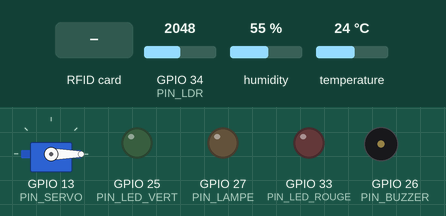
This sketch was run on a simulated ESP32. Shown: servo, output pins drawn as LEDs (lit = HIGH), buzzer (waves = sounding, pin HIGH). The inputs (shaded band) are chosen by the test bench; at power-on: GPIO 34 (PIN_LDR) = 2048, humidity 55 %, temperature 24 °C. WiFi joins after 1.5 s; servers stay silent unless stated; uploads are accepted with an empty reply; what the sketch prints to the serial monitor is not drawn.

Above: at 2.7 s.
2.8 s: RFID card 00 00 00 00 held to the reader
At 4.5 s:
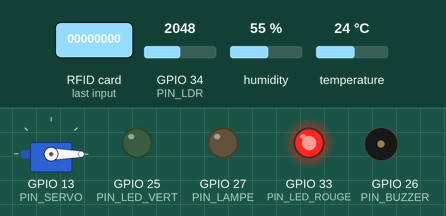
6.3 s: GPIO 34 (PIN_LDR) set to 861
8.1 s: GPIO 34 (PIN_LDR) set to 767
At 10.0 s:
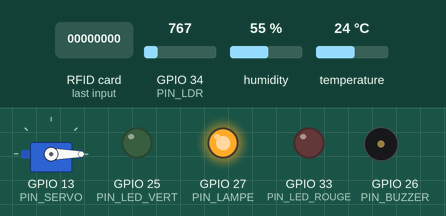
10.3 s: RFID card 35 4F 35 03 held to the reader
At 11.9 s:
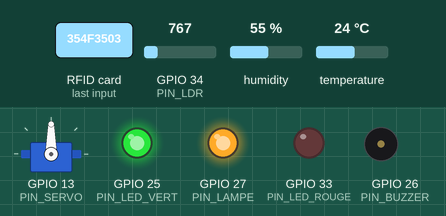
16.8 s: RFID card 5E 7A 19 C4 held to the reader
At 18.5 s:
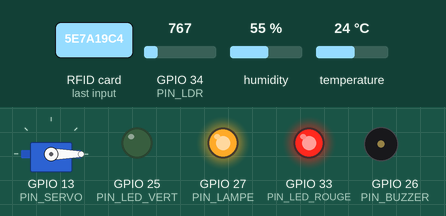
Timing chart, 0 to 20.3 s (numbered marks = the images above; inputs shaded):
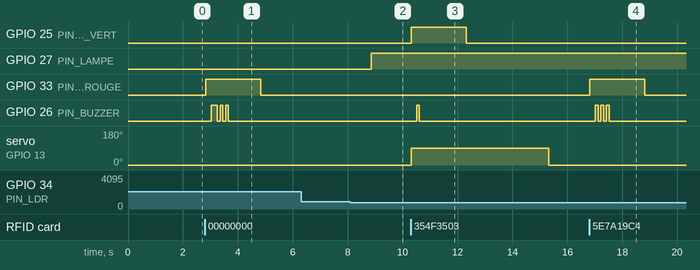

Measured:
- the behaviour switches between 800 and 799 on GPIO 34 (PIN_LDR) (found by bisection; images 1 and 2)
- after the input at 2.8 s, GPIO 33 (PIN_LED_ROUGE): LOW → HIGH at once, → LOW 2.0 s later; GPIO 26 (PIN_BUZZER): LOW → HIGH after 0.22 s, then repeats every 0.20 s: LOW 0.10 s, HIGH 0.10 s, until it stays LOW from 3.7 s
- after the input at 6.3 s, every drawn part: stays the same
- after the input at 8.1 s, GPIO 27 (PIN_LAMPE): LOW → HIGH after 0.76 s
- after the input at 10.3 s, GPIO 25 (PIN_LED_VERT): LOW → HIGH at once, → LOW 2.0 s later; GPIO 26 (PIN_BUZZER): LOW → HIGH after 0.21 s, → LOW 0.10 s later; servo on GPIO 13 (PIN_SERVO): 0° → 90° at once, → 0° 5.0 s later
- after the input at 16.8 s, GPIO 33 (PIN_LED_ROUGE): LOW → HIGH at once, → LOW 2.0 s later; GPIO 26 (PIN_BUZZER): alternates HIGH for 0.10 s and LOW for 0.10 s, 6 changes in all, then stays LOW, starting after 0.21 s

The sketch:

maison_connectee.ino
```cpp
/*
  Maison connectée - ESP32S NodeMCU - Étape 2 : ordres du site, lampe auto, liste de badges
  Météo : DHT11 (P4) + photorésistance GL5528 (P34)
  Accès : RFID RC522 (P5, P18, P19, P23, P22) + servo (P13)
  Lampe : P27 (LED ou module relais)
  Alerte : buzzer actif (P26)
  Indicateurs : LED verte (P25) + LED rouge (P33)

  Bibliothèques à installer :
   - MFRC522 (par GithubCommunity)
   - DHT sensor library (par Adafruit) + Adafruit Unified Sensor
   - ESP32Servo (par Kevin Harrington)
  Carte à choisir : "ESP32 Dev Module"
*/

#include <WiFi.h>
#include <HTTPClient.h>
#include <WiFiClientSecure.h>
#include <SPI.h>
#include <MFRC522.h>
#include <DHT.h>
#include <ESP32Servo.h>

// ---------- Wi-Fi et serveur ----------
const char* WIFI_SSID     = "AL-AMINE";
const char* WIFI_PASSWORD = "00000000";

// Test local : "http://192.168.1.100:3000"
// En ligne   : "https://mon-site.onrender.com"
const char* SERVER_URL = "http://192.168.1.100:3000";

#define TIMEOUT_HTTP_MS 2000

// ---------- Broches ----------
#define PIN_SS        5
#define PIN_RST       22
#define PIN_DHT       4
#define PIN_LDR       34
#define PIN_SERVO     13
#define PIN_LAMPE     27
#define PIN_BUZZER    26
#define PIN_LED_VERT  25
#define PIN_LED_ROUGE 33

// ---------- Réglages ----------
#define LAMPE_NIVEAU_ON      HIGH     // mettez LOW si votre module relais s'active à l'état bas
#define SEUIL_ALLUMER        800      // lampe auto : allumer sous cette valeur
#define SEUIL_ETEINDRE       1500     // lampe auto : éteindre au-dessus de cette valeur
#define SEUIL_NUIT           800
#define ANGLE_FERME          0
#define ANGLE_OUVERT         90
#define DUREE_OUVERTURE_MS   5000
#define INTERVALLE_LDR_MS    1000
#define INTERVALLE_METEO_MS  60000
#define INTERVALLE_ORDRES_MS 3000
#define INTERVALLE_BADGES_MS 45000
#define INTERVALLE_RETRY_MS  10000    // attente après un échec serveur
#define DUREE_LED_MS         2000
#define NB_REFUS_ALARME      3
#define FENETRE_REFUS_MS     60000
#define DUREE_ALARME_MS      10000
#define MAX_BADGES           50

// Liste de secours, utilisée tant que la liste du serveur n'a pas été téléchargée
const char* BADGES_SECOURS[] = { "35 4F 35 03" };
const int NB_BADGES_SECOURS = sizeof(BADGES_SECOURS) / sizeof(BADGES_SECOURS[0]);

// ---------- Objets ----------
MFRC522 rfid(PIN_SS, PIN_RST);
DHT dht(PIN_DHT, DHT11);
Servo servo;

// ---------- Variables d'état ----------
// Porte
unsigned long tOuverture = 0;
bool porteOuverte = false;

// LED
unsigned long tLed = 0;
bool ledActive = false;

// Buzzer non bloquant
int bipsRestants = 0;
int bipDureeMs = 100;
int bipPauseMs = 80;
bool buzzerAllume = false;
unsigned long tBuzzer = 0;

// Alarme (3 refus)
bool alarmeActive = false;
unsigned long tAlarmeDebut = 0;
int nbRefus = 0;
unsigned long tPremierRefus = 0;

// Lampe
String modeLampe = "auto";              // "auto", "on" ou "off" (donné par le site)
bool lampeAllumee = false;
int lumiere = 0;
unsigned long tLdr = 0;

// Serveur
unsigned long tMeteo = 0;
unsigned long tOrdres = 0;
unsigned long tBadges = 0;
unsigned long delaiOrdres = INTERVALLE_ORDRES_MS;
unsigned long delaiBadges = 0;

// Liste des badges gardée en mémoire
String listeBadges[MAX_BADGES];
int nbBadges = 0;
bool listeTelechargee = false;

// ---------- Wi-Fi ----------
void connecterWiFi(unsigned long timeoutMs) {
  Serial.print("Connexion a ");
  Serial.println(WIFI_SSID);
  WiFi.mode(WIFI_STA);
  WiFi.setAutoReconnect(true);
  WiFi.begin(WIFI_SSID, WIFI_PASSWORD);

  unsigned long debut = millis();
  while (WiFi.status() != WL_CONNECTED && millis() - debut < timeoutMs) {
    delay(500);
    Serial.print(".");
  }
  Serial.println();
  if (WiFi.status() == WL_CONNECTED) {
    Serial.print("WiFi connecte ! IP : ");
    Serial.println(WiFi.localIP());
  } else {
    Serial.println("WiFi indisponible : mode local (la porte fonctionne quand meme)");
  }
}

// Requête GET ou POST. Renvoie le code HTTP (ou -1). Le corps de la réponse va dans *reponse.
int requete(bool post, const char* route, const String& json, String* reponse) {
  if (WiFi.status() != WL_CONNECTED) return -1;

  String url = String(SERVER_URL) + route;
  WiFiClient clientSimple;
  WiFiClientSecure clientSecurise;
  HTTPClient http;

  bool ok;
  if (url.startsWith("https")) {
    clientSecurise.setInsecure();
    ok = http.begin(clientSecurise, url);
  } else {
    ok = http.begin(clientSimple, url);
  }
  if (!ok) return -1;

  http.setConnectTimeout(TIMEOUT_HTTP_MS);
  http.setTimeout(TIMEOUT_HTTP_MS);

  int code;
  if (post) {
    http.addHeader("Content-Type", "application/json");
    code = http.POST(json);
  } else {
    code = http.GET();
  }

  if (code == 200 && reponse) *reponse = http.getString();
  if (code != 200) Serial.printf("Erreur %s %s -> %d\n", post ? "POST" : "GET", route, code);
  http.end();
  return code;
}

// ---------- Buzzer non bloquant ----------
void demarrerBips(int nombre, int dureeMs, int pauseMs) {
  bipsRestants = nombre;
  bipDureeMs = dureeMs;
  bipPauseMs = pauseMs;
  buzzerAllume = false;
  tBuzzer = millis() - pauseMs;
}

void gererBuzzer() {
  unsigned long maintenant = millis();

  if (alarmeActive) {
    if (maintenant - tAlarmeDebut >= DUREE_ALARME_MS) {
      alarmeActive = false;
      digitalWrite(PIN_BUZZER, LOW);
      buzzerAllume = false;
    } else if (maintenant - tBuzzer >= 300) {
      tBuzzer = maintenant;
      buzzerAllume = !buzzerAllume;
      digitalWrite(PIN_BUZZER, buzzerAllume);
    }
    return;
  }

  if (bipsRestants > 0 || buzzerAllume) {
    if (!buzzerAllume && maintenant - tBuzzer >= (unsigned long)bipPauseMs) {
      digitalWrite(PIN_BUZZER, HIGH);
      buzzerAllume = true;
      tBuzzer = maintenant;
    } else if (buzzerAllume && maintenant - tBuzzer >= (unsigned long)bipDureeMs) {
      digitalWrite(PIN_BUZZER, LOW);
      buzzerAllume = false;
      bipsRestants--;
      tBuzzer = maintenant;
    }
  }
}

// ---------- LED ----------
void allumerLed(int pin) {
  digitalWrite(PIN_LED_VERT, LOW);
  digitalWrite(PIN_LED_ROUGE, LOW);
  digitalWrite(pin, HIGH);
  tLed = millis();
  ledActive = true;
}

void gererLed() {
  if (ledActive && millis() - tLed >= DUREE_LED_MS) {
    digitalWrite(PIN_LED_VERT, LOW);
    digitalWrite(PIN_LED_ROUGE, LOW);
    ledActive = false;
  }
}

// ---------- Lampe ----------
void commanderLampe(bool allumer) {
  lampeAllumee = allumer;
  digitalWrite(PIN_LAMPE, allumer ? LAMPE_NIVEAU_ON : !LAMPE_NIVEAU_ON);
}

void gererLampe() {
  if (millis() - tLdr < INTERVALLE_LDR_MS) return;
  tLdr = millis();
  lumiere = analogRead(PIN_LDR);

  bool voulu = lampeAllumee;
  if (modeLampe == "on") {
    voulu = true;
  } else if (modeLampe == "off") {
    voulu = false;
  } else {                                      // automatique avec deux seuils (hystérésis)
    if (lumiere < SEUIL_ALLUMER) voulu = true;
    else if (lumiere > SEUIL_ETEINDRE) voulu = false;
  }

  if (voulu != lampeAllumee) {
    commanderLampe(voulu);
    Serial.printf("Lampe %s (mode %s, luminosite %d)\n",
                  voulu ? "ALLUMEE" : "ETEINTE", modeLampe.c_str(), lumiere);
  }
}

// ---------- Badges ----------
String lireUID() {
  String uid = "";
  for (byte i = 0; i < rfid.uid.size; i++) {
    if (rfid.uid.uidByte[i] < 0x10) uid += "0";
    uid += String(rfid.uid.uidByte[i], HEX);
    if (i < rfid.uid.size - 1) uid += " ";
  }
  uid.toUpperCase();
  return uid;
}

bool badgeAutorise(const String& uid) {
  if (!listeTelechargee) {                      // pas encore de liste du serveur : liste de secours
    for (int i = 0; i < NB_BADGES_SECOURS; i++) {
      if (uid.equalsIgnoreCase(BADGES_SECOURS[i])) return true;
    }
    return false;
  }
  for (int i = 0; i < nbBadges; i++) {
    if (uid.equalsIgnoreCase(listeBadges[i])) return true;
  }
  return false;
}

// Réponse attendue : {"badges":["35 4F 35 03","AA BB CC DD"]}
bool lireListeBadges(const String& corps) {
  int debut = corps.indexOf('[');
  int fin = corps.indexOf(']');
  if (debut < 0 || fin < debut) return false;

  int n = 0;
  int pos = debut;
  while (n < MAX_BADGES) {
    int a = corps.indexOf('"', pos);
    if (a < 0 || a > fin) break;
    int b = corps.indexOf('"', a + 1);
    if (b < 0 || b > fin) break;
    listeBadges[n++] = corps.substring(a + 1, b);
    pos = b + 1;
  }
  nbBadges = n;
  listeTelechargee = true;
  return true;
}

bool telechargerBadges() {
  String corps;
  if (requete(false, "/api/badges-actifs", "", &corps) != 200) return false;
  if (!lireListeBadges(corps)) return false;
  Serial.printf("Liste des badges mise a jour : %d badge(s)\n", nbBadges);
  return true;
}

// ---------- Porte ----------
void ouvrirPorte() {
  servo.write(ANGLE_OUVERT);
  porteOuverte = true;
  tOuverture = millis();
  Serial.println("Porte ouverte");
}

void fermerPorte() {
  servo.write(ANGLE_FERME);
  porteOuverte = false;
  Serial.println("Porte fermée");
}

void envoyerAcces(const String& uid, bool autorise, const char* cause) {
  String json = "{\"uid\":\"" + uid + "\"" +
                ",\"autorise\":" + (autorise ? "true" : "false") +
                ",\"cause\":\"" + cause + "\"}";
  int code = requete(true, "/api/acces", json, nullptr);
  Serial.printf("POST /api/acces -> %d\n", code);
}

void declencherAlarme() {
  Serial.println("!!! ALARME : 3 refus consecutifs !!!");
  alarmeActive = true;
  tAlarmeDebut = millis();
  tBuzzer = millis();
  bipsRestants = 0;
  int code = requete(true, "/api/alarme", "{\"type\":\"3_refus\"}", nullptr);
  Serial.printf("POST /api/alarme -> %d\n", code);
}

void gererRFID() {
  if (!rfid.PICC_IsNewCardPresent() || !rfid.PICC_ReadCardSerial()) return;

  String uid = lireUID();
  Serial.println("Badge détecté : " + uid);

  if (badgeAutorise(uid)) {
    Serial.println("Accès AUTORISÉ");
    allumerLed(PIN_LED_VERT);
    nbRefus = 0;
    if (alarmeActive) {
      alarmeActive = false;
      digitalWrite(PIN_BUZZER, LOW);
      buzzerAllume = false;
    }
    demarrerBips(1, 100, 0);
    ouvrirPorte();
    envoyerAcces(uid, true, "badge");
  } else {
    Serial.println("Accès REFUSÉ");
    allumerLed(PIN_LED_ROUGE);
    demarrerBips(3, 80, 80);

    unsigned long maintenant = millis();
    if (nbRefus == 0 || maintenant - tPremierRefus > FENETRE_REFUS_MS) {
      nbRefus = 1;
      tPremierRefus = maintenant;
    } else {
      nbRefus++;
    }

    envoyerAcces(uid, false, "badge");

    if (nbRefus >= NB_REFUS_ALARME) {
      nbRefus = 0;
      declencherAlarme();
    }
  }

  rfid.PICC_HaltA();
  rfid.PCD_StopCrypto1();
}

// ---------- Météo ----------
void envoyerMeteo() {
  float temp = dht.readTemperature();
  float hum = dht.readHumidity();

  Serial.println("----- Météo -----");
  if (isnan(temp) || isnan(hum)) {
    Serial.println("Erreur de lecture du DHT11 (vérifiez le câblage)");
    return;
  }
  Serial.printf("Température : %.1f °C\n", temp);
  Serial.printf("Humidité    : %.0f %%\n", hum);
  Serial.printf("Luminosité  : %d (%s)\n", lumiere, lumiere < SEUIL_NUIT ? "NUIT" : "JOUR");

  String json = "{\"temperature\":" + String(temp, 1) +
                ",\"humidite\":" + String(hum, 0) +
                ",\"luminosite\":" + String(lumiere) + "}";
  int code = requete(true, "/api/meteo", json, nullptr);
  Serial.printf("POST /api/meteo -> %d\n", code);
}

// ---------- Ordres du site ----------
// Réponse attendue : {"modeLampe":"auto","ouvrirPorte":false}
bool lireOrdres() {
  String corps;
  if (requete(false, "/api/ordres", "", &corps) != 200) return false;

  String nouveauMode = modeLampe;
  if (corps.indexOf("\"modeLampe\":\"on\"") >= 0) nouveauMode = "on";
  else if (corps.indexOf("\"modeLampe\":\"off\"") >= 0) nouveauMode = "off";
  else if (corps.indexOf("\"modeLampe\":\"auto\"") >= 0) nouveauMode = "auto";

  if (nouveauMode != modeLampe) {
    modeLampe = nouveauMode;
    Serial.println("Mode lampe : " + modeLampe);
    tLdr = 0;                                   // applique le nouveau mode tout de suite
  }

  if (corps.indexOf("\"ouvrirPorte\":true") >= 0) {
    Serial.println("Ordre du site : ouverture de la porte");
    allumerLed(PIN_LED_VERT);
    demarrerBips(1, 100, 0);
    ouvrirPorte();
    envoyerAcces("", true, "site");
  }
  return true;
}

bool envoyerEtatReel() {
  String json = "{\"lampeAllumee\":" + String(lampeAllumee ? "true" : "false") +
                ",\"modeActuel\":\"" + modeLampe + "\"" +
                ",\"porteOuverte\":" + (porteOuverte ? "true" : "false") + "}";
  return requete(true, "/api/etat-reel", json, nullptr) == 200;
}

void gererServeur() {
  if (WiFi.status() != WL_CONNECTED) return;    // hors Wi-Fi : rien à tenter, la porte reste locale

  unsigned long maintenant = millis();

  if (maintenant - tOrdres >= delaiOrdres) {
    tOrdres = maintenant;
    bool ok = lireOrdres();
    if (ok) ok = envoyerEtatReel();
    delaiOrdres = ok ? INTERVALLE_ORDRES_MS : INTERVALLE_RETRY_MS;   // évite de bloquer le lecteur si le serveur est injoignable
  }

  if (maintenant - tBadges >= delaiBadges) {
    tBadges = maintenant;
    delaiBadges = telechargerBadges() ? INTERVALLE_BADGES_MS : INTERVALLE_RETRY_MS;
  }
}

// ---------- Programme principal ----------
void setup() {
  Serial.begin(115200);

  pinMode(PIN_LAMPE, OUTPUT);
  commanderLampe(false);                        // lampe éteinte au démarrage

  pinMode(PIN_BUZZER, OUTPUT);
  digitalWrite(PIN_BUZZER, LOW);
  pinMode(PIN_LED_VERT, OUTPUT);
  pinMode(PIN_LED_ROUGE, OUTPUT);
  digitalWrite(PIN_LED_VERT, LOW);
  digitalWrite(PIN_LED_ROUGE, LOW);

  dht.begin();
  lumiere = analogRead(PIN_LDR);

  servo.setPeriodHertz(50);
  servo.attach(PIN_SERVO, 500, 2400);
  servo.write(ANGLE_FERME);

  SPI.begin();
  rfid.PCD_Init();
  rfid.PCD_DumpVersionToSerial();

  connecterWiFi(15000);                         // abandonne après 15 s : la porte reste utilisable

  tMeteo = millis() - INTERVALLE_METEO_MS + 5000;   // première météo 5 s après le démarrage
  Serial.println("Système prêt. Passez un badge.");
}

void loop() {
  gererRFID();
  gererLampe();
  gererBuzzer();
  gererLed();

  if (porteOuverte && millis() - tOuverture >= DUREE_OUVERTURE_MS) {
    fermerPorte();
  }

  gererServeur();

  if (millis() - tMeteo >= INTERVALLE_METEO_MS) {
    tMeteo = millis();
    envoyerMeteo();
  }
}
```
